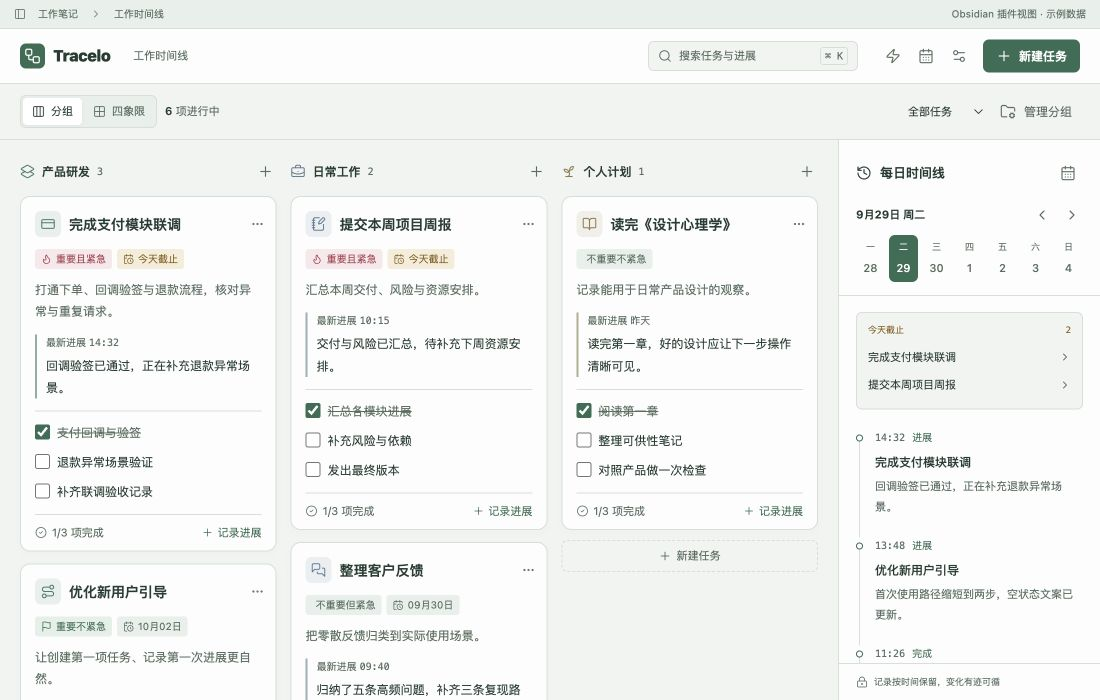
#> input picture docs/design/plugin-collection/screenshots/evergreen-board.png, 1100 x 700 px; its folder holds 4 pictures in this run
$ python make-contact-sheet.py
#> lines starting #> are read from the running program, lines starting #| are printed output that depends on the picture
"""Compose review sheets from actual browser captures; no generated UI artwork."""
from pathlib import Path
from PIL import Image, ImageDraw, ImageFont

ROOT = Path(__file__).resolve().parent
FONT = '/System/Library/Fonts/Supplemental/Arial.ttf'
PALETTES = [
    ('evergreen', 'A  Evergreen', '#356d54'),
    ('motorsport', 'B  Motorsport', '#204774'),
    ('afterglow', 'C  Afterglow', '#77ecdb'),
    ('graphite', 'D  Graphite', '#b6a5ef'),
    ('glacier', 'E  Glacier', '#2862a2'),
    ('vermilion', 'F  Vermilion', '#ac4934'),
]

def make_sheet(screen, title, output):
#> called with screen = 'board', title = 'Plugin workspace', output = 'overview.png'
    canvas = Image.new('RGB', (1800, 1080), '#f5f5f3')
    draw = ImageDraw.Draw(canvas)
    heading = ImageFont.truetype(FONT, 31)
    label = ImageFont.truetype(FONT, 21)
    small = ImageFont.truetype(FONT, 15)
    draw.text((30, 22), title, font=heading, fill='#25292e')
    draw.text((31, 66), 'Tracelo / six compact directions / actual browser captures / 2026.09.29', font=small, fill='#6e766c')
    for index, (key, name, accent) in enumerate(PALETTES):
        x, y = 30 + (index % 3) * 590, 110 + (index // 3) * 480
        draw.rounded_rectangle((x, y, x + 560, y + 453), radius=9, fill='#fcfdfa', outline='#d7dcd4')
        draw.text((x + 17, y + 14), name, font=label, fill='#29332c')
        draw.ellipse((x + 520, y + 17, x + 536, y + 33), fill=accent)
        source = Image.open(ROOT / 'screenshots' / f'{key}-{screen}.png').convert('RGB')
#> source is the input picture: PIL image 1100x700 RGB; mean R, G, B 240.4, 242.2, 240.5
        # Keep the complete real shortcut window, but omit unused desktop margins.
        if screen != 'board':
            source = source.crop((245, 0, 855, source.height))
        source.thumbnail((534, 388), Image.Resampling.LANCZOS)
#> source: PIL image 534x340 RGB
        canvas.paste(source, (x + (560-source.width)//2, y + 54 + (388-source.height)//2))
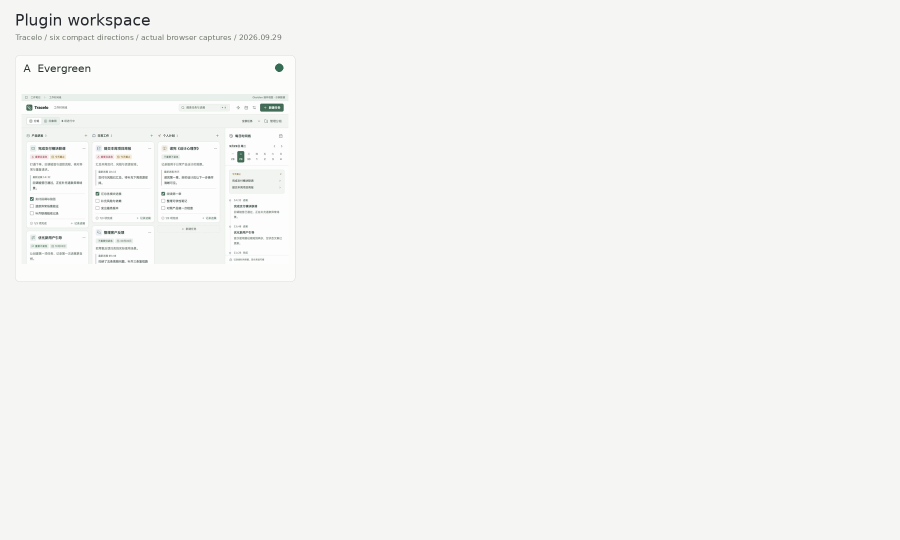
#> canvas: PIL image 1800x1080 RGB (shown at 1/2 size); mean R, G, B 244.4, 244.6, 242.6
    canvas.save(ROOT / output, optimize=True)

#> (the run stopped early here; a loop or call above may not have finished)
